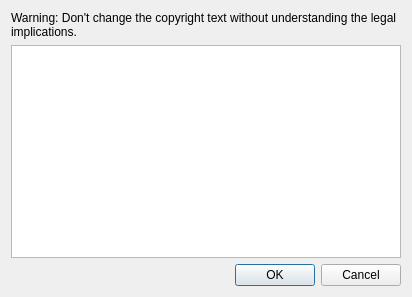
<?xml version="1.0" encoding="UTF-8"?>
<ui version="4.0">
 <class>EditCopyrightDialog</class>
 <widget class="QDialog" name="EditCopyrightDialog">
  <property name="geometry">
   <rect>
    <x>0</x>
    <y>0</y>
    <width>412</width>
    <height>297</height>
   </rect>
  </property>
  <property name="windowTitle">
   <string>Dialog</string>
  </property>
  <layout class="QVBoxLayout" name="verticalLayout">
   <item>
    <widget class="QLabel" name="label">
     <property name="text">
      <string>Warning: Don't change the copyright text without understanding the legal implications.</string>
     </property>
     <property name="wordWrap">
      <bool>true</bool>
     </property>
    </widget>
   </item>
   <item>
    <widget class="QPlainTextEdit" name="copyrightTextEdit"/>
   </item>
   <item>
    <widget class="QDialogButtonBox" name="buttonBox">
     <property name="orientation">
      <enum>Qt::Horizontal</enum>
     </property>
     <property name="standardButtons">
      <set>QDialogButtonBox::Cancel|QDialogButtonBox::Ok</set>
     </property>
    </widget>
   </item>
  </layout>
 </widget>
 <resources/>
 <connections>
  <connection>
   <sender>buttonBox</sender>
   <signal>accepted()</signal>
   <receiver>EditCopyrightDialog</receiver>
   <slot>accept()</slot>
   <hints>
    <hint type="sourcelabel">
     <x>248</x>
     <y>254</y>
    </hint>
    <hint type="destinationlabel">
     <x>157</x>
     <y>274</y>
    </hint>
   </hints>
  </connection>
  <connection>
   <sender>buttonBox</sender>
   <signal>rejected()</signal>
   <receiver>EditCopyrightDialog</receiver>
   <slot>reject()</slot>
   <hints>
    <hint type="sourcelabel">
     <x>316</x>
     <y>260</y>
    </hint>
    <hint type="destinationlabel">
     <x>286</x>
     <y>274</y>
    </hint>
   </hints>
  </connection>
 </connections>
</ui>
